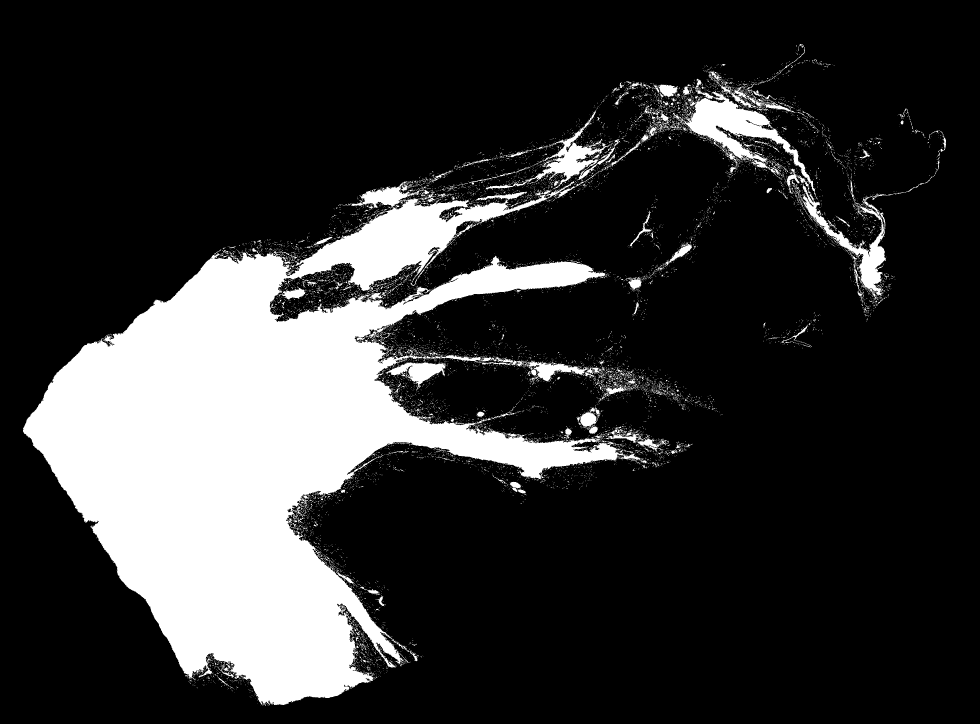
#> input picture SecondTry/intermediate_data/segmaps_filled_holes/TCGA-XX-A899-01Z-00-DX1.08FE27B7-73B8-4CE3-ACF4-0689C81C140B_SegMap.png, 2938 x 2170 px (shown at 1/3 size); its folder holds 4 pictures in this run
$ python extract_sdf_euclidean.py
#> lines starting #> are read from the running program, lines starting #| are printed output that depends on the picture; after the words box and inside, x2 and y2 are one past the last pixel; in counts of white or black regions, pixels touching at a corner belong together; long printed decimals are rounded
#> in save_sdf, `binary_img = io.imread(path, as_gray=True)`: binary_img: shape (2170, 2938); 19.8% white; 12296 white regions (11832 under 20 px), largest, box (x1, y1, x2, y2) and area: (69, 544, 1922, 2116) 1107103, (2019, 266, 2448, 586) 29516, (2398, 551, 2658, 888) 15560
import os
import numpy as np
import skimage.io as io
import matplotlib.pyplot as plt
from scipy.ndimage import gaussian_filter
import cv2  # Importing cv2 for image resizing
from scipy.ndimage import distance_transform_edt  # Correct import for SDF computation


def compute_sdf(binary_img, debug=False):
    """
    Compute the Signed Distance Field (SDF) from a binary image using distance_transform_edt.
    Positive values inside the object, negative outside.
    """
#> called with debug = True
    # Ensure binary image is 0s and 1s
    binary_img = (binary_img > 0).astype(np.uint8)

    # Compute unsigned distance transform
    dist_inside = distance_transform_edt(binary_img)
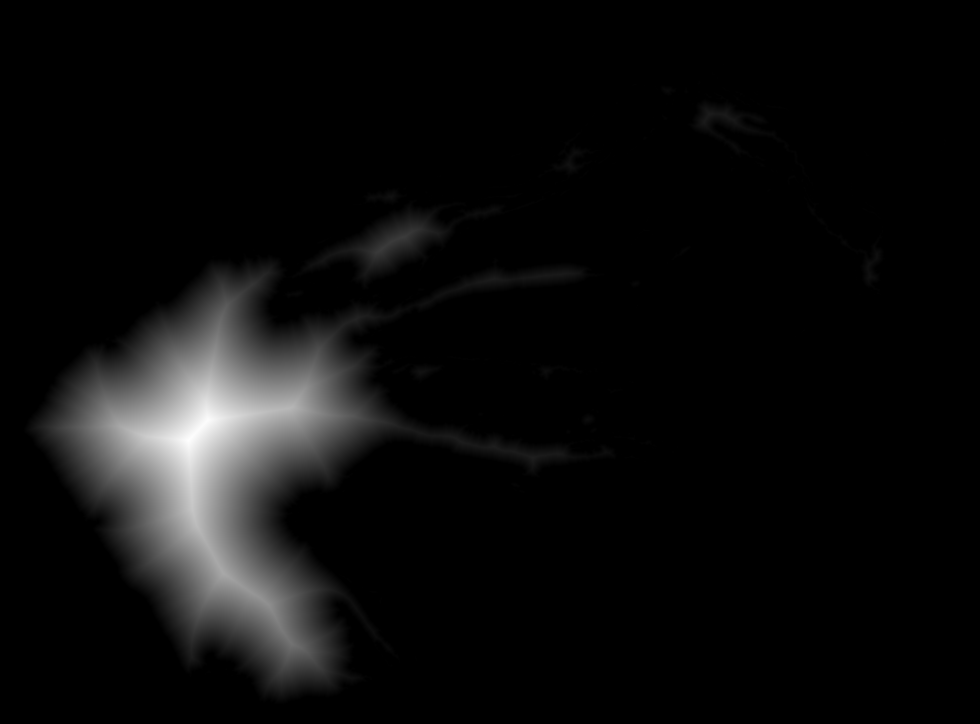
#> dist_inside: shape (2170, 2938) float64 (shown at 1/3 size); min 0, max 363.2, mean 18.1; drawn with min black and max white
    dist_outside = distance_transform_edt(1 - binary_img)
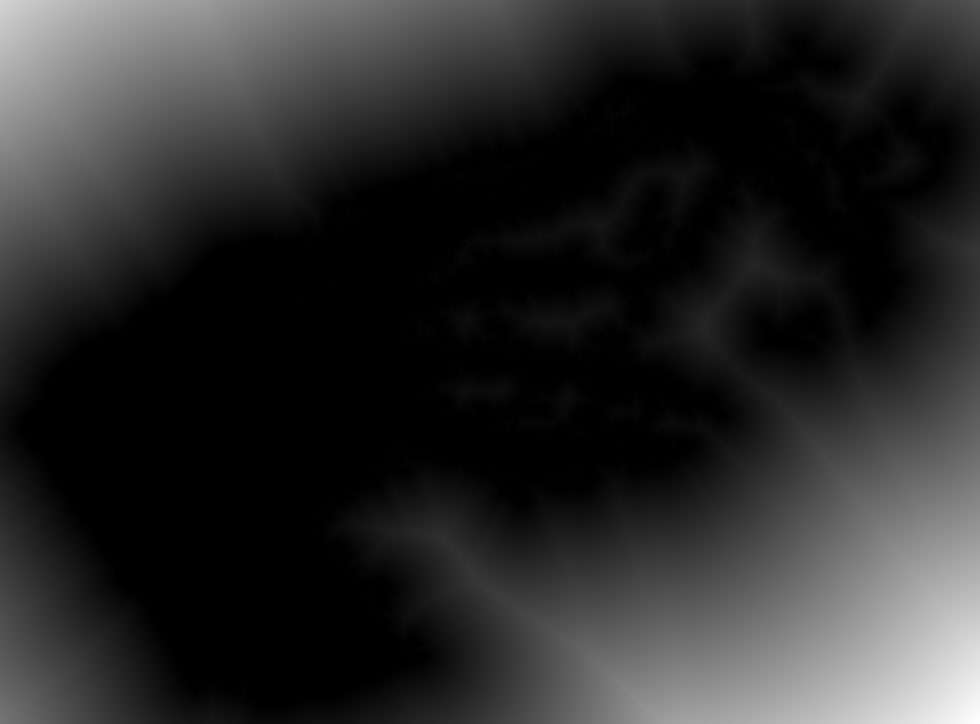
#> dist_outside: shape (2170, 2938) float64 (shown at 1/3 size); min 0, max 1198.9, mean 195.4; drawn with min black and max white

    # Assign signs: positive inside, negative outside
    sdf = dist_inside * binary_img - dist_outside * (1 - binary_img)
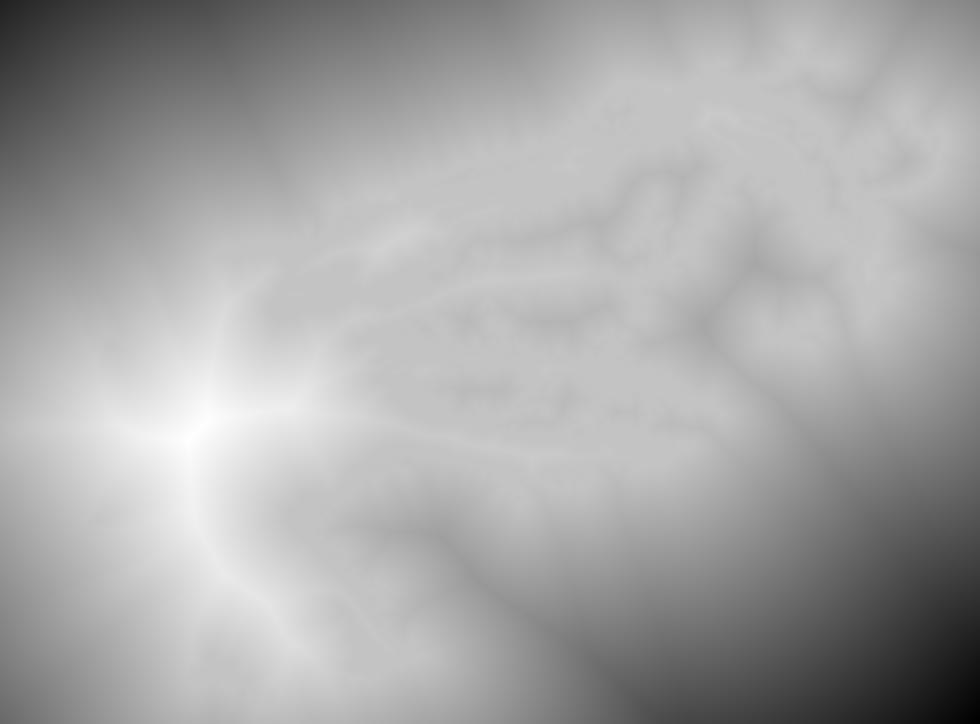
#> sdf: shape (2170, 2938) float64 (shown at 1/3 size); min -1198.9, max 363.2, mean -177.4; drawn with min black and max white

    if debug:
        print("SDF computed with shape:", sdf.shape)
#| SDF computed with shape: (2170, 2938)
        print("Min SDF value:", sdf.min(), "Max SDF value:", sdf.max())
#| Min SDF value: -1198.932 Max SDF value: 363.248

    return (sdf - 1)

def save_sdf(input_dir, output_dir, debug=False):
    """
    Processes all binary images in the input directory, computes the SDF,
    normalizes it, and saves the results as .npy files in the output directory.
    """
    if not os.path.exists(output_dir):
        os.makedirs(output_dir)

    for filename in os.listdir(input_dir):
        if filename.endswith(".png"):  # Adjust file extension as needed
            path = os.path.join(input_dir, filename)
            binary_img = io.imread(path, as_gray=True)
            sdf = compute_sdf(binary_img, debug=debug)


            output_path = os.path.join(output_dir, f"{os.path.splitext(filename)[0]}.npy")
            np.save(output_path, sdf)
            if debug:
                print(f"Saved normalized SDF to {output_path}")
#> pass 2 of the loop in save_sdf, `for filename in os.listdir(input_dir):`:
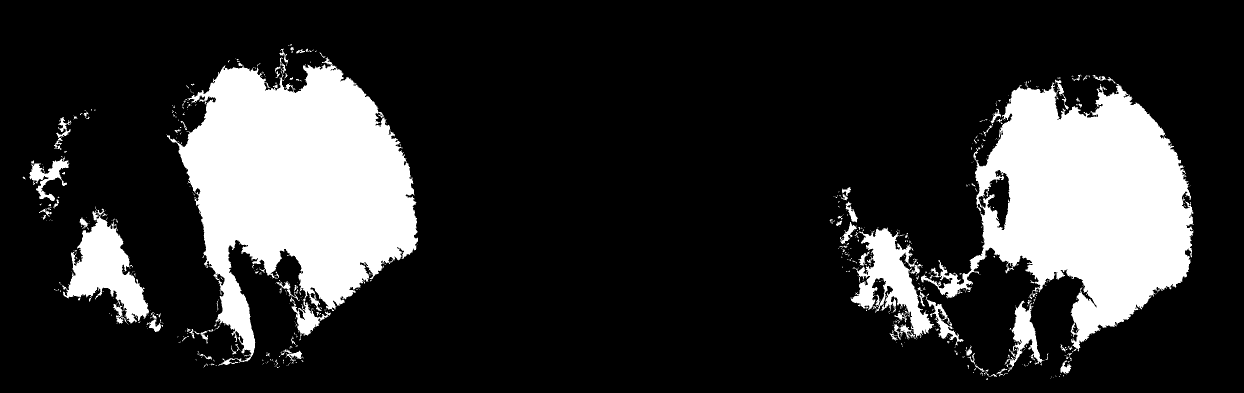
#> input picture SecondTry/intermediate_data/segmaps_filled_holes/TCGA-XX-A899-11A-01-TS1.31A99BA4-5148-428B-9D5E-2999334193C6_SegMap.png, 2488 x 785 px (shown at 1/2 size)
#> dist_inside: shape (785, 2488) float64
#> in compute_sdf (call 2), `dist_outside = distance_transform_edt(1 - binary_img)`:
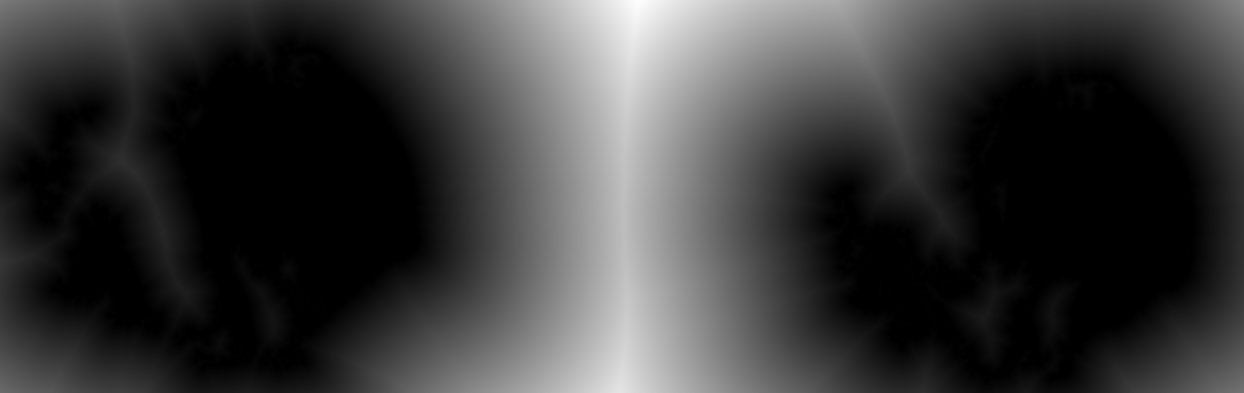
#> dist_outside: shape (785, 2488) float64 (shown at 1/2 size); min 0, max 554.4, mean 124.8; drawn with min black and max white
#> in compute_sdf (call 2), `sdf = dist_inside * binary_img - dist_outside * (1 - binary_img)`:
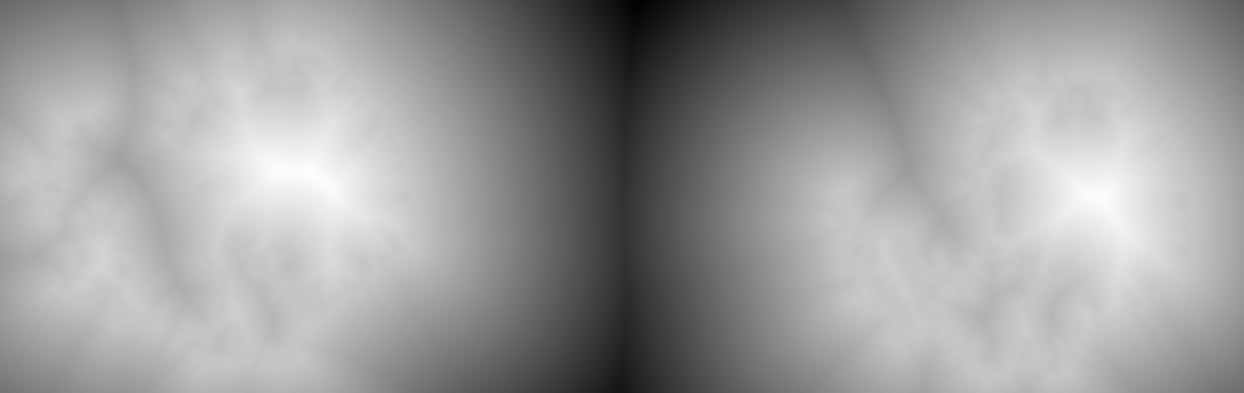
#> sdf: shape (785, 2488) float64 (shown at 1/2 size); min -554.4, max 161.3, mean -116.6; drawn with min black and max white
#| SDF computed with shape: (785, 2488)
#| Min SDF value: -554.374 Max SDF value: 161.307
#> pass 3 of the loop in save_sdf, `for filename in os.listdir(input_dir):`:
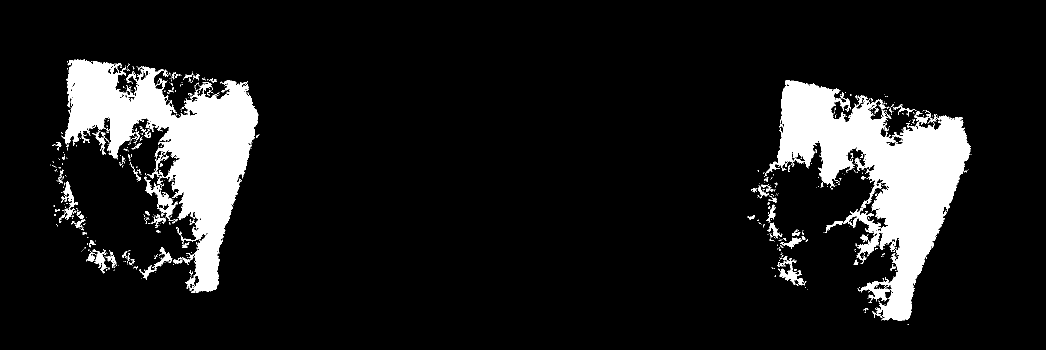
#> input picture SecondTry/intermediate_data/segmaps_filled_holes/TCGA-XX-A899-11A-02-TS2.56D6DF2F-0C98-479C-948D-0BF5CEC43850_SegMap.png, 2091 x 700 px (shown at 1/2 size)
#> dist_inside: shape (700, 2091) float64
#> in compute_sdf (call 3), `dist_outside = distance_transform_edt(1 - binary_img)`:
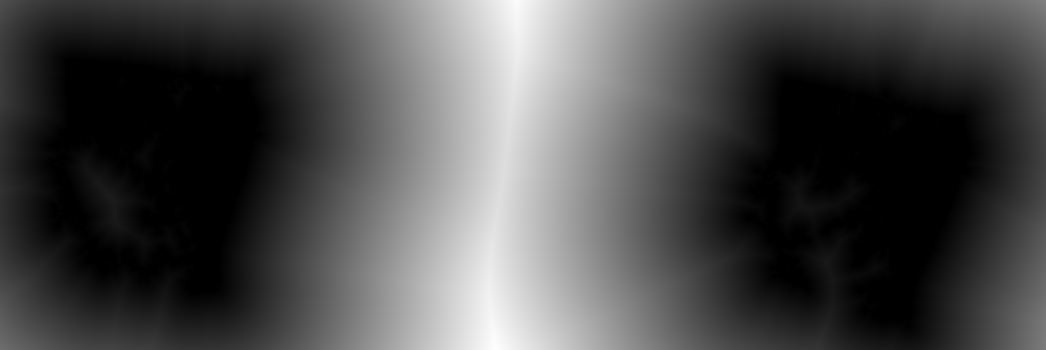
#> dist_outside: shape (700, 2091) float64 (shown at 1/2 size); min 0, max 569.4, mean 165.7; drawn with min black and max white
#> in compute_sdf (call 3), `sdf = dist_inside * binary_img - dist_outside * (1 - binary_img)`:
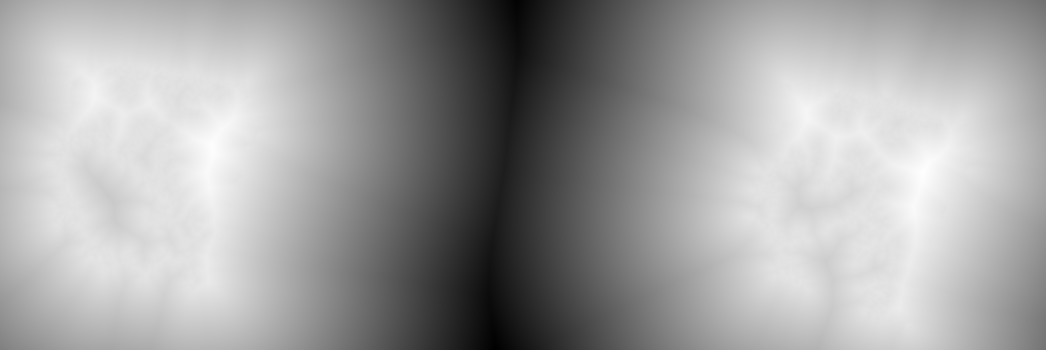
#> sdf: shape (700, 2091) float64 (shown at 1/2 size); min -569.4, max 71.87, mean -164; drawn with min black and max white
#| SDF computed with shape: (700, 2091)
#| Min SDF value: -569.422 Max SDF value: 71.868
#> the loop made 4 passes; the first 3 are shown

def save_visualize_sdf(input_dir, sdf_dir, output_dir, debug=False):
    """
    Saves visualizations of the normalized SDF by overlaying it on the original binary images
    and saves the visualizations as .png files in the output directory.
    """
    if not os.path.exists(output_dir):
        os.makedirs(output_dir)

    for filename in os.listdir(sdf_dir):
        if filename.endswith(".npy"):
            sdf_path = os.path.join(sdf_dir, filename)
            sdf = np.load(sdf_path)

            # Normalize SDF: map 0 to 0.5, negatives to [0, 0.5), positives to (0.5, 1]
            sdf_normalized = np.where(
                sdf < 0,
                0.5 + (sdf / (-2 * sdf.min())),  # Map negatives to [0, 0.5)
                0.5 + (sdf / (2 * sdf.max()))   # Map positives to (0.5, 1]
            )

            binary_path = os.path.join(input_dir, f"{os.path.splitext(filename)[0]}.png")
            binary_img = io.imread(binary_path, as_gray=True)
            binary_img = (binary_img > 0).astype(np.uint8)

            plt.figure(figsize=(4, 4))
            plt.imshow(binary_img, cmap='gray', alpha=0.5)
            plt.imshow(sdf_normalized, cmap='coolwarm', alpha=0.5)  # Overlay normalized SDF
            plt.axis('off')

            output_path = os.path.join(output_dir, f"{os.path.splitext(filename)[0]}.png")
            plt.savefig(output_path, bbox_inches='tight', pad_inches=0)
            plt.close()

            if debug:
                print(f"Saved SDF visualization to {output_path}")

def visualize_sdf_comparison(input_dir, visualization_dir, debug=False):
    """
    Visualizes the original segmentation maps and the SDF visualizations side by side.
    """
    if debug:
        print("Starting visualization of SDF comparison...")
    visualization_paths = [f for f in os.listdir(visualization_dir) if f.endswith(".png")]
    if debug:
        print(f"Found {len(visualization_paths)} visualization images in {visualization_dir}.")
#> (the run stopped early here; a loop or call above may not have finished)
